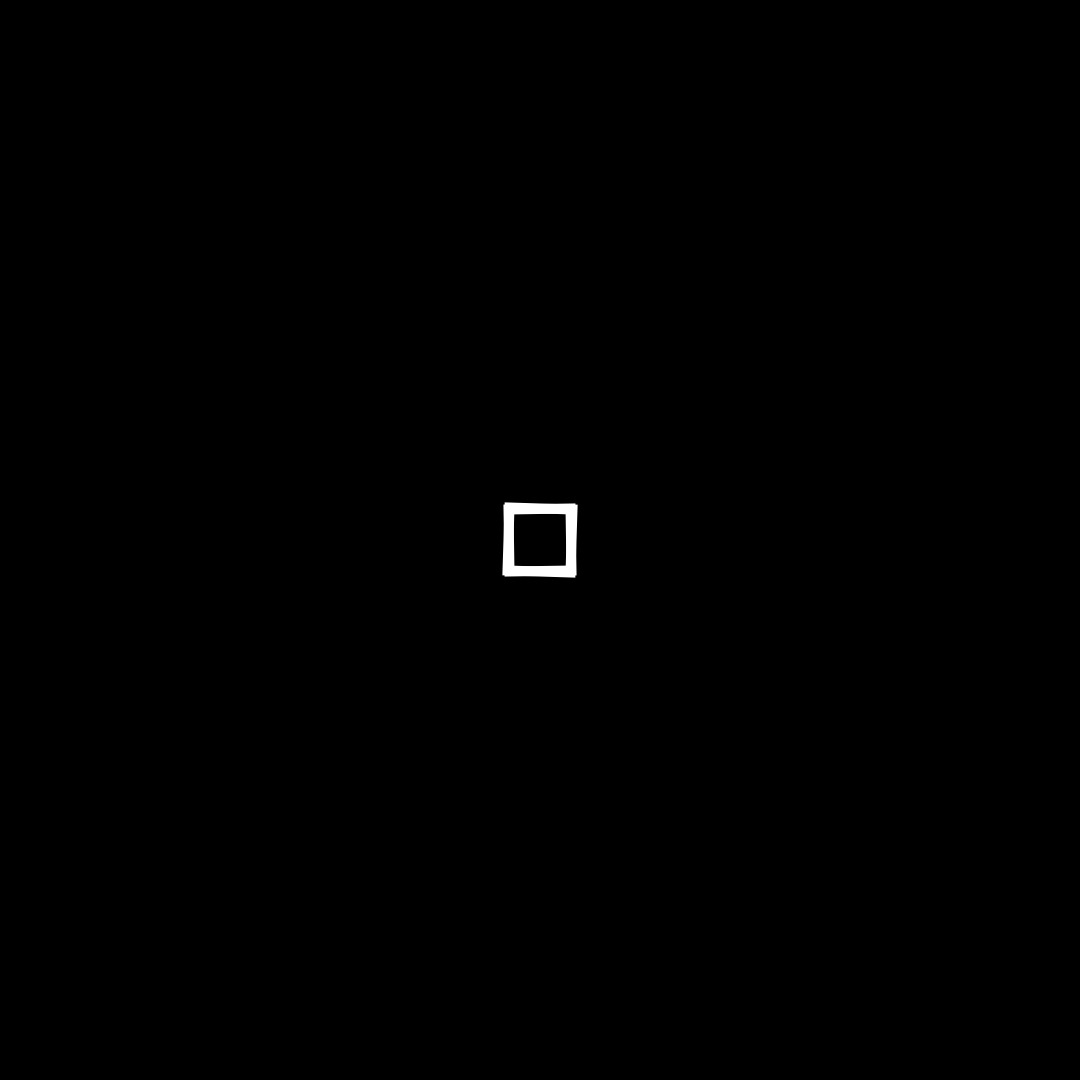
Frame 1 (no input)
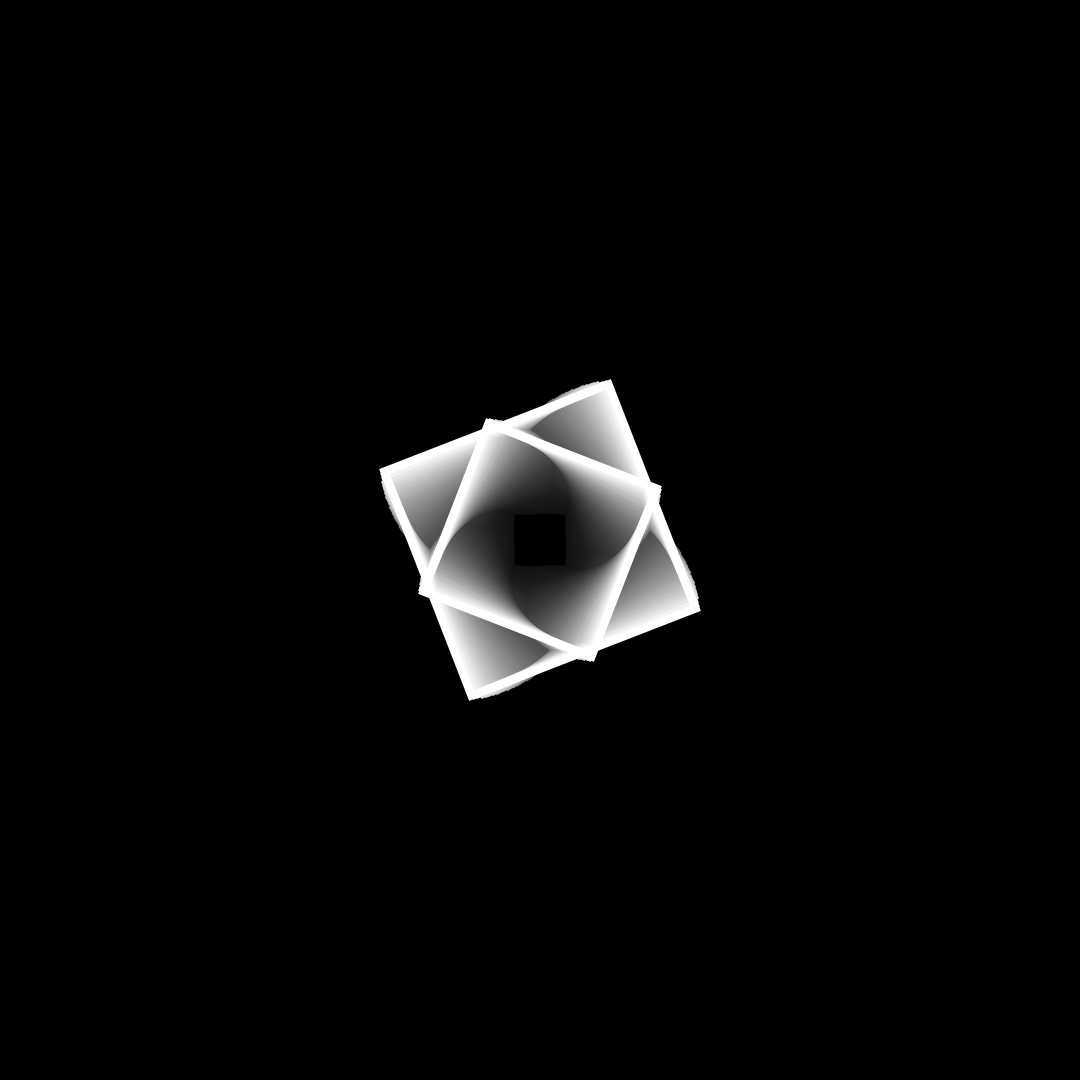
Frame 60 (the mouse pressed at the canvas centre just before this capture)
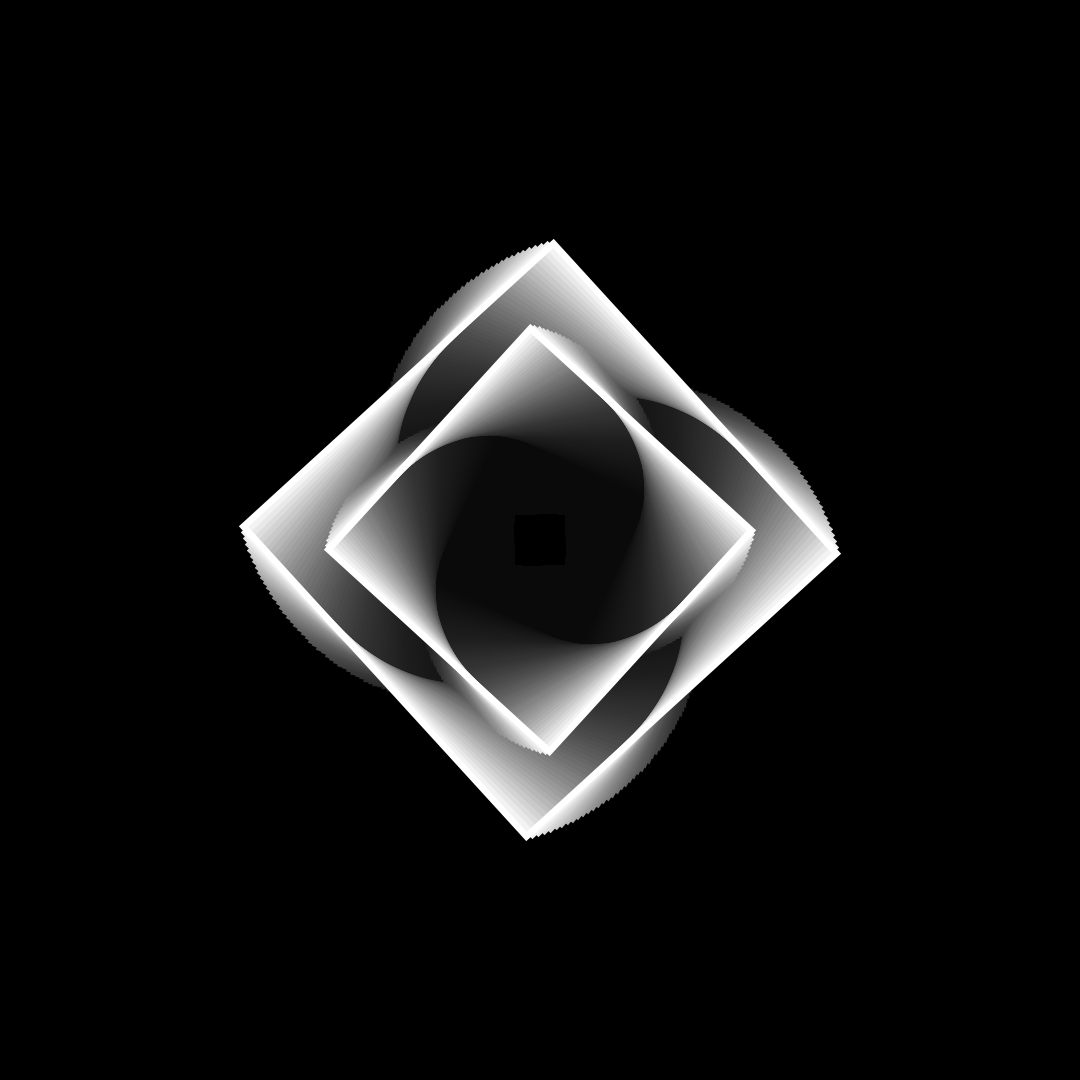
Frame 120 (the mouse held since frame 60 and released just before this capture)

The Processing sketch that drew these frames (run headless with seeded random() and noise(); from frame 60 on, the mouse is pressed at the canvas centre):

// Processing sketch: week09_alptugan_cheapTricks_09_01
// ── week09_alptugan_cheapTricks_09_01.pde
float angle = 0.0;
float dir;
float mapThck;
void setup() { 
  surface.setLocation(0,0);
  size(1080, 1080); 
  smooth(); 
  noStroke();
  background(0);
  dir = 1;
  mapThck = 1;
}
void draw() {
  //background(0);
  fill(0, 12);
  rectMode(CORNER);
  noStroke();
  rect(0, 0, width, height); 
  //fill(255);
  noFill();
  stroke(255);
  angle = angle + 0.02 * dir; 
  
  if(angle > radians(360) || angle < 0) {
     dir = dir * -1; 
  }
  
  mapThck = map(angle, 0, radians(360), 10,1);
  strokeWeight(mapThck);
  
  pushMatrix();
  rectMode(CENTER);
  translate(width*0.5, height*0.5); 
  rotate(angle);
  rect(0,0, 60 + angle * 150, 60 + angle * 150);
  rotate(-angle*2);
  rect(0,0, 60 + angle * 100, 60 + angle * 100);
  popMatrix();
}
